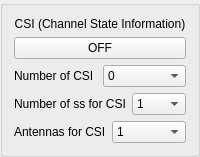
                <widget class="QGroupBox" name="groupbox_csi">
                 <layout class="QVBoxLayout" name="CSI">
                  <item>
                   <layout class="QHBoxLayout" name="csi">
                    <item>
                     <widget class="QLabel" name="label_csi_title">
                      <property name="sizePolicy">
                       <sizepolicy hsizetype="Preferred" vsizetype="Preferred">
                        <horstretch>0</horstretch>
                        <verstretch>0</verstretch>
                       </sizepolicy>
                      </property>
                      <property name="text">
                       <string>CSI (Channel State Information)</string>
                      </property>
                      <property name="alignment">
                       <set>Qt::AlignCenter</set>
                      </property>
                     </widget>
                    </item>
                   </layout>
                  </item>
                  <item>
                   <widget class="QPushButton" name="pushButton_csi">
                    <property name="text">
                     <string>OFF</string>
                    </property>
                    <property name="checkable">
                     <bool>true</bool>
                    </property>
                   </widget>
                  </item>
                  <item>
                   <layout class="QHBoxLayout" name="number_of_csi">
                    <item>
                     <widget class="QLabel" name="label_number_of_csi">
                      <property name="text">
                       <string>Number of CSI</string>
                      </property>
                     </widget>
                    </item>
                    <item>
                     <widget class="QComboBox" name="comboBox_nb_csi">
                      <property name="sizePolicy">
                       <sizepolicy hsizetype="Minimum" vsizetype="Fixed">
                        <horstretch>0</horstretch>
                        <verstretch>0</verstretch>
                       </sizepolicy>
                      </property>
                      <item>
                       <property name="text">
                        <string>0</string>
                       </property>
                      </item>
                      <item>
                       <property name="text">
                        <string>1</string>
                       </property>
                      </item>
                      <item>
                       <property name="text">
                        <string>2</string>
                       </property>
                      </item>
                      <item>
                       <property name="text">
                        <string>3</string>
                       </property>
                      </item>
                      <item>
                       <property name="text">
                        <string>4</string>
                       </property>
                      </item>
                      <item>
                       <property name="text">
                        <string>5</string>
                       </property>
                      </item>
                      <item>
                       <property name="text">
                        <string>6</string>
                       </property>
                      </item>
                      <item>
                       <property name="text">
                        <string>7</string>
                       </property>
                      </item>
                      <item>
                       <property name="text">
                        <string>8</string>
                       </property>
                      </item>
                      <item>
                       <property name="text">
                        <string>9</string>
                       </property>
                      </item>
                      <item>
                       <property name="text">
                        <string>10</string>
                       </property>
                      </item>
                      <item>
                       <property name="text">
                        <string>11</string>
                       </property>
                      </item>
                      <item>
                       <property name="text">
                        <string>12</string>
                       </property>
                      </item>
                      <item>
                       <property name="text">
                        <string>13</string>
                       </property>
                      </item>
                      <item>
                       <property name="text">
                        <string>14</string>
                       </property>
                      </item>
                      <item>
                       <property name="text">
                        <string>15</string>
                       </property>
                      </item>
                      <item>
                       <property name="text">
                        <string>16</string>
                       </property>
                      </item>
                      <item>
                       <property name="text">
                        <string>17</string>
                       </property>
                      </item>
                      <item>
                       <property name="text">
                        <string>18</string>
                       </property>
                      </item>
                      <item>
                       <property name="text">
                        <string>19</string>
                       </property>
                      </item>
                      <item>
                       <property name="text">
                        <string>20</string>
                       </property>
                      </item>
                     </widget>
                    </item>
                   </layout>
                  </item>
                  <item>
                   <layout class="QHBoxLayout" name="number_of_ss_for_CSI">
                    <item>
                     <widget class="QLabel" name="label_number_of_ss_for_csi">
                      <property name="text">
                       <string>Number of ss for CSI</string>
                      </property>
                     </widget>
                    </item>
                    <item>
                     <widget class="QComboBox" name="comboBox_nb_of_ss_csi">
                      <property name="sizePolicy">
                       <sizepolicy hsizetype="Minimum" vsizetype="Fixed">
                        <horstretch>0</horstretch>
                        <verstretch>0</verstretch>
                       </sizepolicy>
                      </property>
                      <item>
                       <property name="text">
                        <string>1</string>
                       </property>
                      </item>
                      <item>
                       <property name="text">
                        <string>2</string>
                       </property>
                      </item>
                      <item>
                       <property name="text">
                        <string>3</string>
                       </property>
                      </item>
                      <item>
                       <property name="text">
                        <string>4</string>
                       </property>
                      </item>
                      <item>
                       <property name="text">
                        <string>5</string>
                       </property>
                      </item>
                      <item>
                       <property name="text">
                        <string>6</string>
                       </property>
                      </item>
                      <item>
                       <property name="text">
                        <string>7</string>
                       </property>
                      </item>
                      <item>
                       <property name="text">
                        <string>8</string>
                       </property>
                      </item>
                     </widget>
                    </item>
                   </layout>
                  </item>
                  <item>
                   <layout class="QHBoxLayout" name="antennas_for_csi">
                    <item>
                     <widget class="QLabel" name="label_antennas_for_csi">
                      <property name="text">
                       <string>Antennas for CSI</string>
                      </property>
                     </widget>
                    </item>
                    <item>
                     <widget class="QComboBox" name="comboBox_antennas_csi">
                      <item>
                       <property name="text">
                        <string>1</string>
                       </property>
                      </item>
                      <item>
                       <property name="text">
                        <string>2</string>
                       </property>
                      </item>
                      <item>
                       <property name="text">
                        <string>3</string>
                       </property>
                      </item>
                      <item>
                       <property name="text">
                        <string>4</string>
                       </property>
                      </item>
                      <item>
                       <property name="text">
                        <string>5</string>
                       </property>
                      </item>
                      <item>
                       <property name="text">
                        <string>6</string>
                       </property>
                      </item>
                      <item>
                       <property name="text">
                        <string>7</string>
                       </property>
                      </item>
                      <item>
                       <property name="text">
                        <string>8</string>
                       </property>
                      </item>
                     </widget>
                    </item>
                   </layout>
                  </item>
                 </layout>
                </widget>
